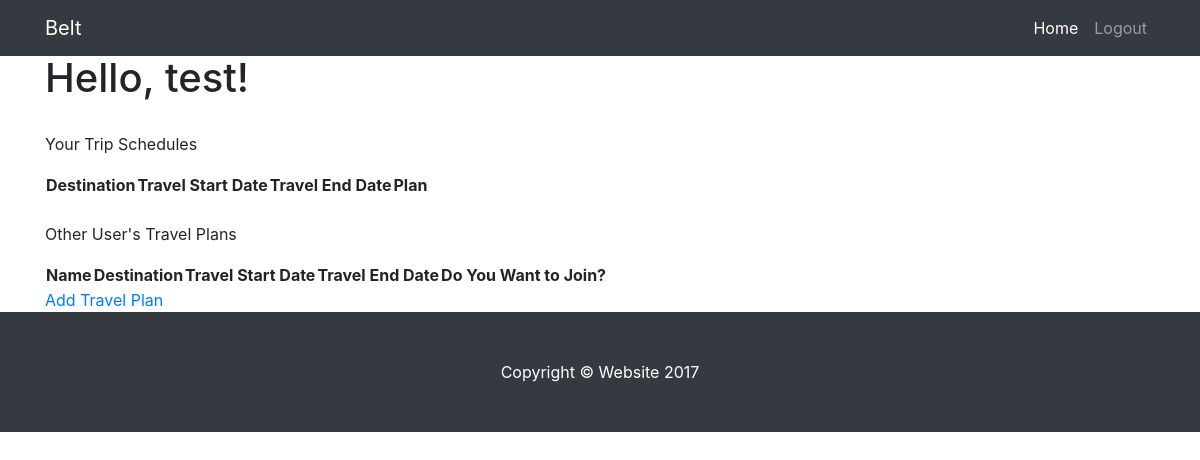
The app's page /travels/ (signed in), older data.
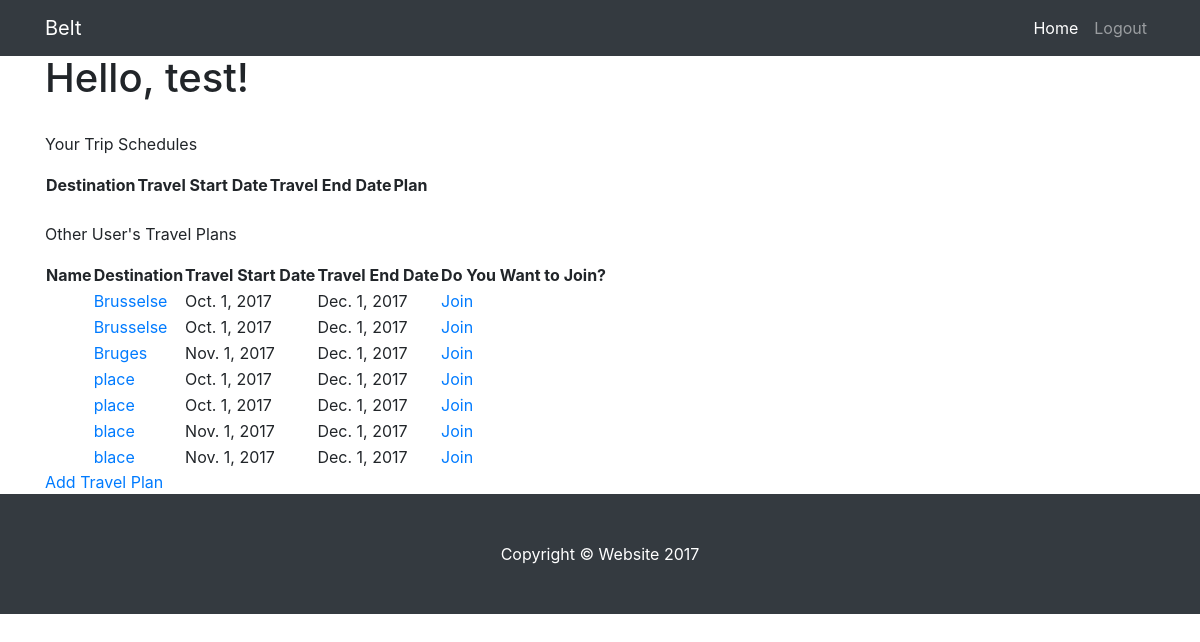
The same page, newer data.
### trip_manager/models.py (models this page shows)
class Trip(models.Model):
    planner = models.ForeignKey(
        User,
        related_name='trips',
    )
    guests = models.ManyToManyField(
        User,
        related_name='guest_trips',
        blank=True,
    )
    destination = models.CharField(max_length=150)
    description = models.CharField(max_length=150)
    date_from = models.DateField()
    date_to = models.DateField()

### trip_manager/views.py (the view)
class ListTrips(LoginRequiredMixin, View):
    login_required = True
    login_url = reverse_lazy('login:signin')
    def get(self, request):
        context = {
            'user_trips': [x for x in Trip.objects.filter(
                planner=self.request.user)]
                + [x for x in Trip.objects.filter(guests=self.request.user)],
            'other_trips': [x for x in Trip.objects.exclude(
                planner=self.request.user).exclude(guests=self.request.user
                )],
            'person': self.request.user.first_name,
        }
        return render(request, 'trip_manager/index.html', context)

### trip_manager/templates/trip_manager/index.html (shortened to what this page needs)
{% extends "belt/base.html" %}
{% block content %}
<h1>Hello, {{ person }}!</h1>
<br>
<p>Your Trip Schedules</p>
<table>
    <tr>
        <th>Destination</th>
        <th>Travel Start Date</th>
        <th>Travel End Date</th>
        <th>Plan</th>
    </tr>
</table>
<br>
<p>Other User's Travel Plans</p>
<table>
    <tr>
        <th>Name</th>
        <th>Destination</th>
        <th>Travel Start Date</th>
        <th>Travel End Date</th>
        <th>Do You Want to Join?</th>
    </tr>
    {% for trip in other_trips %}
    <tr>
        <td>{{ trip.planner.name }}</td>
        <td><a href="{% url 'travel:detail' pk=trip.id %}">{{ trip.destination }}</a></td>
        <td>{{ trip.date_from }}</td>
        <td>{{ trip.date_to }}</td>
        <td><a href="{% url 'travel:join' pk=trip.id %}">Join</a></td>
    </tr>
    {% endfor %}
</table>
<a href="{% url 'travel:add' %}">Add Travel Plan</a>
{% endblock  %}

### belt/templates/belt/base.html (shortened to what this page needs)
<!DOCTYPE html>
<html lang="en">
<head>
     {% load static %}
    <link href="{% static 'belt/css/bootstrap.min.css' %}" rel="stylesheet">
    <link href="{% static 'belt/css/heroic-features.css' %}" rel="stylesheet">
</head>
<body>
    <nav class="navbar navbar-expand-lg navbar-dark bg-dark fixed-top">
        <div class="container">
            <a class="navbar-brand" href="#">Belt</a>
            <div class="collapse navbar-collapse" id="navbarResponsive">
            <ul class="navbar-nav ml-auto">
                <li class="nav-item active">
                <a class="nav-link" href="{% url 'login:signin' %}">Home
                </a>
                {% if user.is_authenticated %}
                </li>
                <li class="nav-item">
                <a class="nav-link" href="{% url 'login:logout' %}">Logout</a>
                </li>
                {% else %}
                </li>
                <li class="nav-item">
                <a class="nav-link" href="{% url 'login:signin' %}">Login</a>
                </li>
                {% endif %}
            </ul>
            </div>
        </div>
    </nav>
    <div class="container">
        {% block content %}
        {% endblock %}
    </div>
    <footer class="py-5 bg-dark">
        <div class="container">
            <p class="m-0 text-center text-white">Copyright &copy; Website 2017</p>
        </div>
    </footer>
    {% load static %}
</body>
</html>

### belt/static/belt/css/heroic-features.css (style rules this page uses)
body { padding-top: 54px; }
@media (min-width: 992px) { body { padding-top: 56px; } }

Row changes from the older to the newer data that the page shows:
added Trip: destination "Brusselse", date_from "Oct. 1, 2017", date_to "Dec. 1, 2017"
added Trip: destination "Brusselse", date_from "Oct. 1, 2017", date_to "Dec. 1, 2017"
added Trip: destination "Bruges", date_from "Nov. 1, 2017", date_to "Dec. 1, 2017"
added Trip: destination "place", date_from "Oct. 1, 2017", date_to "Dec. 1, 2017"
added Trip: destination "place", date_from "Oct. 1, 2017", date_to "Dec. 1, 2017"
added Trip: destination "blace", date_from "Nov. 1, 2017", date_to "Dec. 1, 2017"
added Trip: destination "blace", date_from "Nov. 1, 2017", date_to "Dec. 1, 2017"
